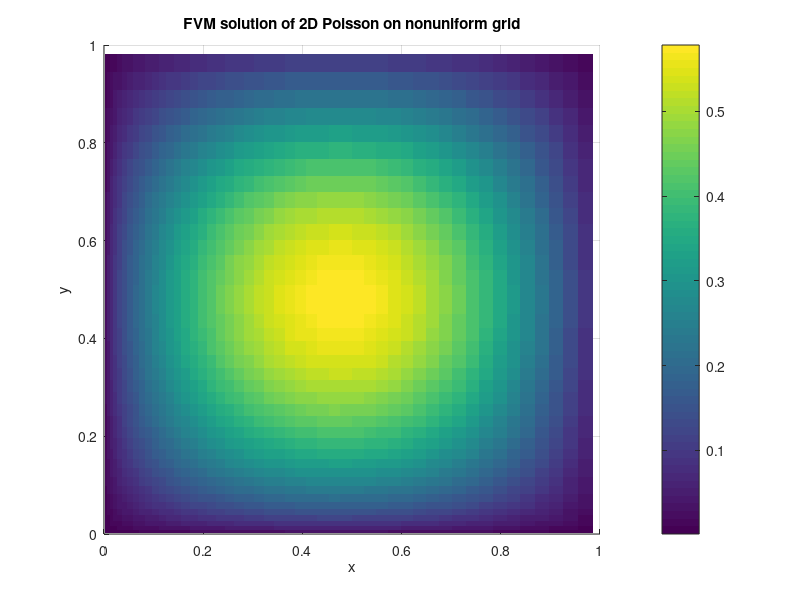

Source code (MATLAB):
% poisson_fvm_nonuniform.m
% Solve -Lap(phi) = f on [xmin,xmax]×[ymin,ymax] with Dirichlet BC
% using a cell-centered finite‐volume scheme on a non-uniform grid.

clear; clc; close all;

%% 1. Define computational domain and nonuniform grid
xmin = 0; xmax = 1;
ymin = 0; ymax = 1;
Nx = 50; Ny = 40;

% Example non-uniform spacing (stretching toward boundaries)
beta = 1.5;  % stretching factor >1 clusters points near edges
xi = linspace(0,1,Nx+1).^beta;
yj = linspace(0,1,Ny+1).^beta;
xv = xmin + (xmax-xmin)*xi;  % cell faces in x
yv = ymin + (ymax-ymin)*yj;  % cell faces in y

% cell centers
xc = 0.5*(xv(1:end-1)+xv(2:end));
yc = 0.5*(yv(1:end-1)+yv(2:end));
[XX,YY] = meshgrid(xc,yc);    % (Ny × Nx) arrays

%% 2. Define RHS f(x,y) and Dirichlet BC phi_D
f = @(x,y) 2*pi^2*sin(pi*x).*sin(pi*y);       % e.g. exact solution sin(pi x)sin(pi y)
phiD = @(x,y) sin(pi*x).*sin(pi*y);           % Dirichlet BC (matches exact)

%% 3. Precompute mesh metrics: Δx_w,e and Δy_s,n and cell areas
dx_w = zeros(Ny,Nx); dx_e = zeros(Ny,Nx);
dy_s = zeros(Ny,Nx); dy_n = zeros(Ny,Nx);
V   = zeros(Ny,Nx);

for j = 1:Ny
  for i = 1:Nx
    % distances to west/east faces
    dx_w(j,i) = xc(i) - xv(i);
    dx_e(j,i) = xv(i+1) - xc(i);
    % distances to south/north faces
    dy_s(j,i) = yc(j) - yv(j);
    dy_n(j,i) = yv(j+1) - yc(j);
    % cell area
    V(j,i) = (xv(i+1)-xv(i))*(yv(j+1)-yv(j));
  end
end

%% 4. Assemble sparse linear system A*phi = b
N = Nx*Ny;
I = []; J = []; S = [];    % for sparse matrix
b = zeros(N,1);

idx = @(i,j) (j-1)*Nx + i;  % linear index

for j = 1:Ny
  for i = 1:Nx
    P = idx(i,j);
    
    % initialize b
    bP = f(xc(i),yc(j)) * V(j,i);
    
    % West neighbor
    if i>1
      AW = 1/dx_w(j,i) * (yv(j+1)-yv(j));
      I(end+1)=P; J(end+1)=idx(i-1,j); S(end+1)=-AW;
      I(end+1)=P; J(end+1)=P;        S(end+1)= AW;
    else
      % Dirichlet at west boundary
      phiW = phiD( xv(1), yc(j) );
      AW = 1/dx_w(j,i) * (yv(j+1)-yv(j));
      bP = bP + AW * phiW;
      I(end+1)=P; J(end+1)=P; S(end+1)= AW;
    end
    
    % East neighbor
    if i<Nx
      AE = 1/dx_e(j,i) * (yv(j+1)-yv(j));
      I(end+1)=P; J(end+1)=idx(i+1,j); S(end+1)=-AE;
      I(end+1)=P; J(end+1)=P;        S(end+1)= AE;
    else
      phiE = phiD( xv(end), yc(j) );
      AE = 1/dx_e(j,i) * (yv(j+1)-yv(j));
      bP = bP + AE * phiE;
      I(end+1)=P; J(end+1)=P; S(end+1)= AE;
    end
    
    % South neighbor
    if j>1
      AS = 1/dy_s(j,i) * (xv(i+1)-xv(i));
      I(end+1)=P; J(end+1)=idx(i,j-1); S(end+1)=-AS;
      I(end+1)=P; J(end+1)=P;        S(end+1)= AS;
    else
      phiS = phiD( xc(i), yv(1) );
      AS = 1/dy_s(j,i) * (xv(i+1)-xv(i));
      bP = bP + AS * phiS;
      I(end+1)=P; J(end+1)=P; S(end+1)= AS;
    end
    
    % North neighbor
    if j<Ny
      AN = 1/dy_n(j,i) * (xv(i+1)-xv(i));
      I(end+1)=P; J(end+1)=idx(i,j+1); S(end+1)=-AN;
      I(end+1)=P; J(end+1)=P;        S(end+1)= AN;
    else
      phiN = phiD( xc(i), yv(end) );
      AN = 1/dy_n(j,i) * (xv(i+1)-xv(i));
      bP = bP + AN * phiN;
      I(end+1)=P; J(end+1)=P; S(end+1)= AN;
    end
    
    b(P) = bP;
  end
end

A = sparse(I,J,S,N,N);

%% 5. Solve linear system
phi_vec = A\b;

%% 6. Reshape and plot
Phi = reshape(phi_vec, Nx, Ny)';  % back to Ny×Nx

figure; 
surf(XX,YY,Phi,'EdgeColor','none');
xlabel('x'); ylabel('y'); zlabel('\phi');
title('FVM solution of 2D Poisson on nonuniform grid');
colorbar; view(2);  % top view

%% 7. Compute and display max error (if exact known)
Phi_ex = phiD(XX,YY);
err = max(abs(Phi_ex(:)-Phi(:)));
fprintf('Max pointwise error = %g\n', err);
